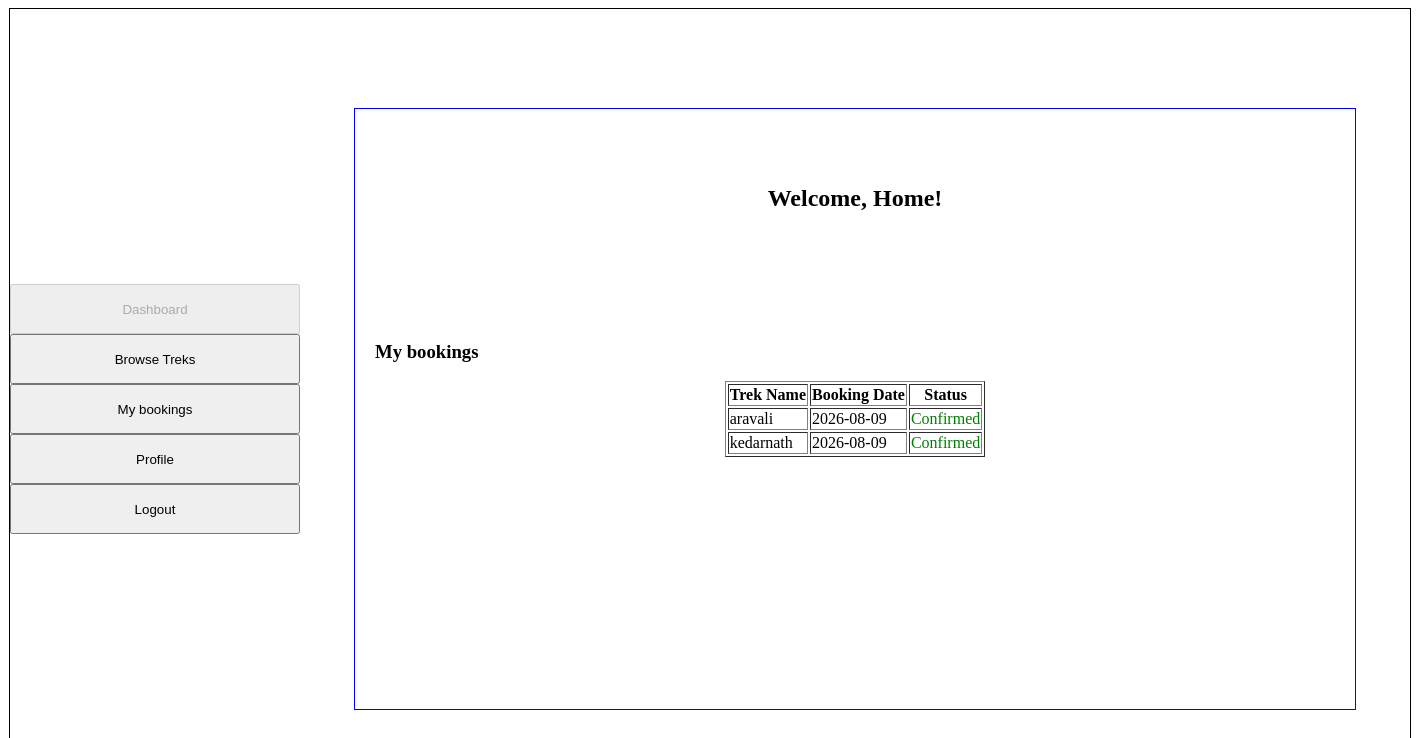
The page /trekker_dashboard (signed in) on the database its author committed.
### models.py (models this page shows)
class Booking(db.Model):
    __tablename__ = "bookings"
    booking_id = db.Column(db.Integer, primary_key=True)
    user_id = db.Column(db.Integer, db.ForeignKey("users.user_id"), nullable=False)
    trek_id = db.Column(db.Integer, db.ForeignKey("treks.trek_id"), nullable=False)
    booking_date = db.Column(db.Date, nullable=False)
    status = db.Column(db.String(20), nullable=False)

class Trek(db.Model):
    __tablename__ = "treks"
    trek_id = db.Column(db.Integer, primary_key=True)
    trek_name = db.Column(db.String(200), nullable=False)
    location = db.Column(db.String(100), nullable=False)
    difficulty = db.Column(db.String(50), nullable=False)
    duration = db.Column(db.String(50), nullable=False)
    start_date = db.Column(db.Date, nullable=False)
    end_date = db.Column(db.Date, nullable=False)
    total_slots = db.Column(db.Integer, nullable=False)
    available_slots = db.Column(db.Integer, nullable=False)
    status = db.Column(db.String(20), nullable=False)
    description = db.Column(db.String(500), nullable=False)
    assigned_staff_id = db.Column(db.Integer, db.ForeignKey("users.user_id"), nullable=True)
    bookings = db.relationship("Booking", cascade="all,delete", backref="trek")

### app.py (the view)
@app.route('/trekker_dashboard')
def trekker():
    current_user_id = session.get('user_id')
    available_treks = db.session.query(Trek).filter(
        Trek.status == "Open",
        Trek.available_slots > 0
    ).all()
    my_bookings = db.session.query(Booking, Trek)\
        .join(Trek, Booking.trek_id == Trek.trek_id)\
        .filter(Booking.user_id == current_user_id).all()
    return render_template("trekker_dashboard.html", treks=available_treks, bookings=my_bookings)

### templates/trekker_dashboard.html (shortened to what this page needs)
{% extends "base.html" %}
{% block sidebar %}
    <a href="/trekker_dashboard"><input type="button" value="Dashboard" style="width: 290px; height: 50px; margin: 0 auto;" disabled></a><br>
    <a href="/all_treks"><input type="button" value="Browse Treks" style="width: 290px; height: 50px; margin: 0 auto;"></a><br>
    <a href="/my_bookings"><input type="button" value="My bookings" style="width: 290px; height: 50px; margin: 0 auto;"></a><br>
    <a href="/profile_trekker"><input type="button" value="Profile" style="width: 290px; height: 50px; margin: 0 auto;"></a><br>
    <a href="/logout"><input type="button" value="Logout" style="width: 290px; height: 50px; margin: 0 auto;"></a>
{% endblock %}
{% block content %}
<div class="usr-dash" style="padding: 20px;">
    <h2 style="text-align: center;">Welcome, Home!</h2>
    <br><br>
    <br><br><br>
    <h3>My bookings</h3>
    <table border="1px solid black" style="margin: 0 auto;">
        <tr>
            <th>Trek Name</th>
            <th>Booking Date</th>
            <th>Status</th>
        </tr>
        {% for b, t in bookings %}
        <tr>
            <td>{{ t.trek_name }}</td>
            <td>{{ b.booking_date }}</td>
            <td style="color: green;">{{ b.status }}</td>
        </tr>
        {% else %}
        <tr>
            <td colspan="4" style="color: red;">You have not booked any treks yet.</td>
        </tr>
        {% endfor %}
    </table>
</div>{% endblock %}

### rows shown on the page
Booking: trek_name "aravali", booking_date "2026-08-09", status "Confirmed"
Booking: trek_name "kedarnath", booking_date "2026-08-09", status "Confirmed"
